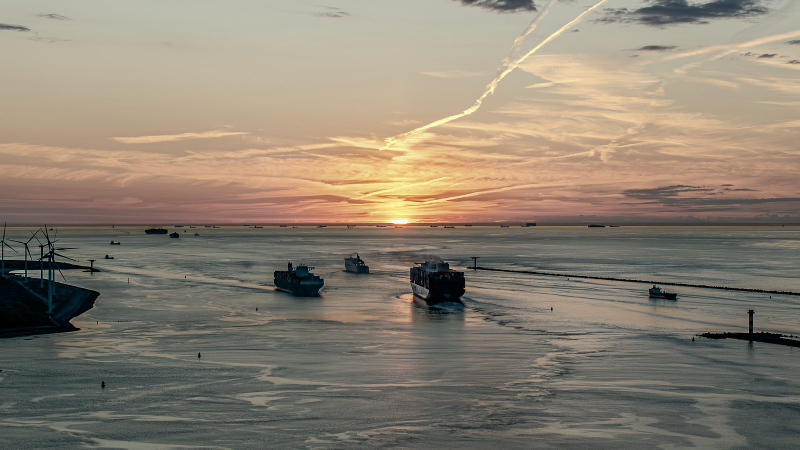
#> input picture assets/band-maasmond-w1600.jpg, 1600 x 899 px, given in place of Portstock-21.jpg, which was not available (shown at 1/2 size)
$ python build-images.py assets
#> lines starting #> are read from the running program, lines starting #| are printed output that depends on the picture
#!/usr/bin/env python3
"""Regenerate the photographer shots from Rogier's originals at retina sizes.

  python3 build-images.py "/path/to/Stock foto's Libra"

Writes assets/<name>-w1920.jpg (fallback) plus assets/<name>-w{1600,2400,3200}.jpg
for heroes/band and assets/<name>-w1800.jpg for cards, LANCZOS + light unsharp, JPEG q82 progressive.
The band keeps its green tint via a colour matrix fitted to the current tinted file.
AI/stock placeholders (crewing, husbandry, bunkering, repair, voyage, freight, portraits) are untouched.
"""
import pathlib, sys
import numpy as np
from PIL import Image, ImageFilter
SRC = pathlib.Path(sys.argv[1]); OUT = pathlib.Path(__file__).parent / "assets"
HERO_W = (1600, 2400, 3200)
TINT = 0.5   # band: half the original green tint (Christian, 26 Oct: lighter, like the hero wash)
# name: (original, crop box as fractions l,t,r,b, fallback width, extra widths, tinted?)
SHOTS = {
 "hero-home-3":        ("Portstock-21.jpg", (0,0,.72,1),   1920, HERO_W, False),
 "hero-agency-5":      ("Portstock-35.jpg", (0,0,.70,1),   1920, HERO_W, False),
 "hero-chartering-2":  ("Portstock-22.jpg", (0,0,1,1),     1920, HERO_W, False),
 "hero-contact-2":     ("Portstock-9.jpg",  (0,0,1,1),     1920, HERO_W, False),
 "band-maasmond":      ("Portstock-26.jpg", (0,0,1,1),     1920, HERO_W, True),
 "card-handling":      ("Portstock-20.jpg", (320/5146,0,4656/5146,1), 900, (1800,), False),
 "card-time-2":        ("Portstock-34.jpg", (198/2048,0,1848/2048,1), 900, (1800,), False),
 "card-layby-2":       ("Portstock-30.jpg", (84/3906,0,3417/3906,1),  900, (1800,), False),
}

TINT_M = np.array([[ 0.4536, 0.1666, 0.1323], [ 0.6329, 0.8036, 0.5388], [-0.0995, 0.0274, 0.3239], [-0.0688,-0.0231,-0.0476]])  # fitted 26 Oct to the original tinted band
def fit_tint():
    I = np.vstack([np.eye(3), np.zeros((1,3))])
    return I*(1-TINT) + TINT_M*TINT   # TINT=1 reproduces the old look, 0 = untouched photo
def apply_tint(im, M):
    a = np.asarray(im.convert("RGB")).astype(float)/255
    A = np.concatenate([a, np.ones(a.shape[:2]+(1,))], -1)
    return Image.fromarray((np.clip(A@M,0,1)*255).round().astype("uint8"))

def save(im, path, w):
    h = round(w * im.size[1] / im.size[0])
    r = im.resize((w,h), Image.LANCZOS).filter(ImageFilter.UnsharpMask(radius=0.8, percent=45, threshold=2))
    r.save(path, "JPEG", quality=76 if w>=3000 else 82, optimize=True, progressive=True, subsampling=1)
    return path.stat().st_size//1024

M = fit_tint()
for name,(orig,(l,t,r,b),fw,extra,tint) in SHOTS.items():
    im = Image.open(SRC/orig).convert("RGB"); W,H = im.size
#> further down, im is the input picture: PIL image 1600x899 RGB; mean R, G, B 140.1, 129.6, 114.4
#> after `W, H = im.size`: W = 1600; H = 899
    im = im.crop((round(l*W), round(t*H), round(r*W), round(b*H)))
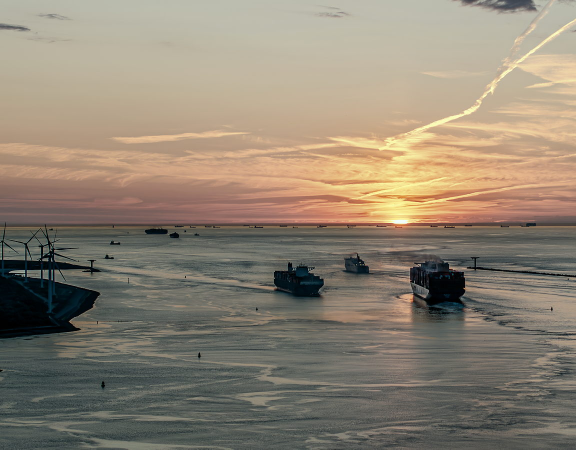
#> im: PIL image 1152x899 RGB (shown at 1/2 size); mean R, G, B 142.1, 131.1, 115.1
    if tint: im = apply_tint(im, M)
    sizes = [(fw, OUT/f"{name}-w{fw}.jpg")] + [(w, OUT/f"{name}-w{w}.jpg") for w in extra if w < im.size[0]*1.02]
    print(name, "from", orig, im.size, "->", ", ".join(f"{w}px {save(im,p,min(w,im.size[0]))}KB" for w,p in sizes))
#| hero-home-3 from Portstock-21.jpg (1152, 899) -> 1920px 148KB
#> pass 2 of the loop `for name,(orig,(l,t,r,b),fw,extra,tint) in SHOTS.items():`:
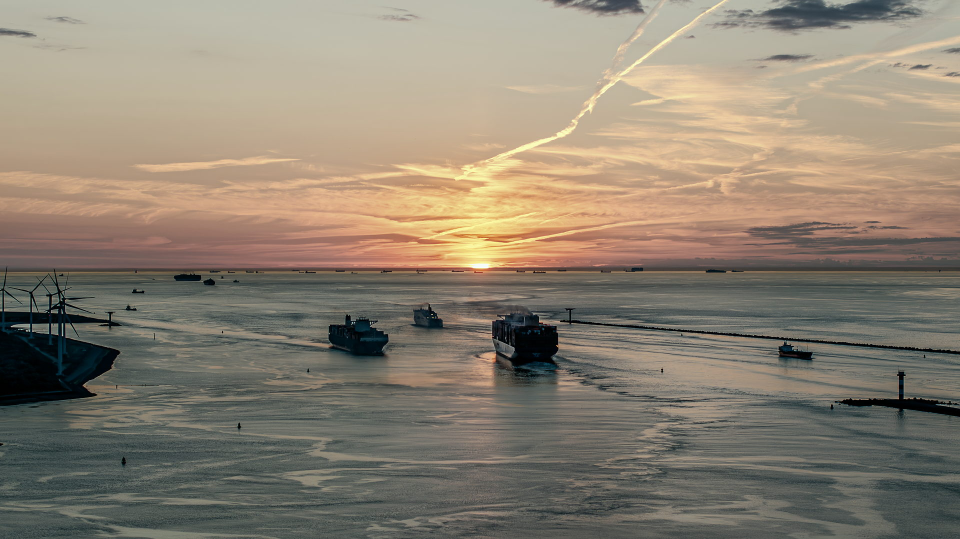
#> input picture assets/band-maasmond-w1920.jpg, 1920 x 1078 px, given in place of Portstock-35.jpg, which was not available (shown at 1/2 size)
#> im is the input picture: PIL image 1920x1078 RGB; mean R, G, B 139.9, 129.6, 114.3
#> `im = im.crop((round(l*W), round(t*H), round(r*W), round(b*H)))`:
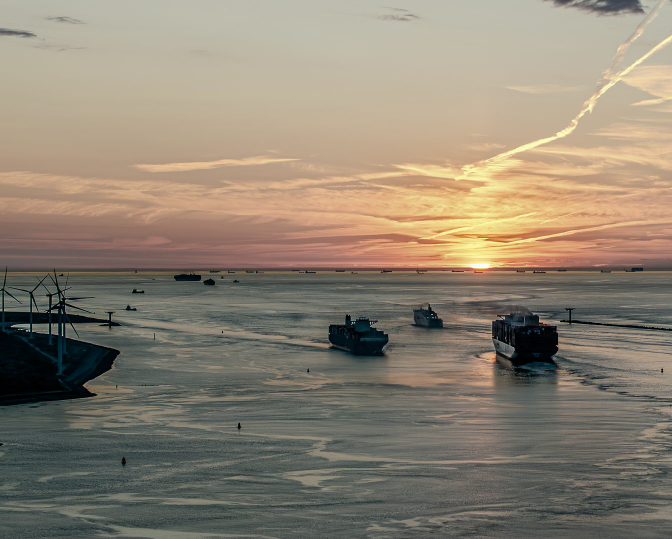
#> im: PIL image 1344x1078 RGB (shown at 1/2 size); mean R, G, B 141.4, 130.8, 114.6
#> r: PIL image 1344x1078 RGB
#| hero-agency-5 from Portstock-35.jpg (1344, 1078) -> 1920px 198KB
#> (the run stopped early here; a loop or call above may not have finished)
